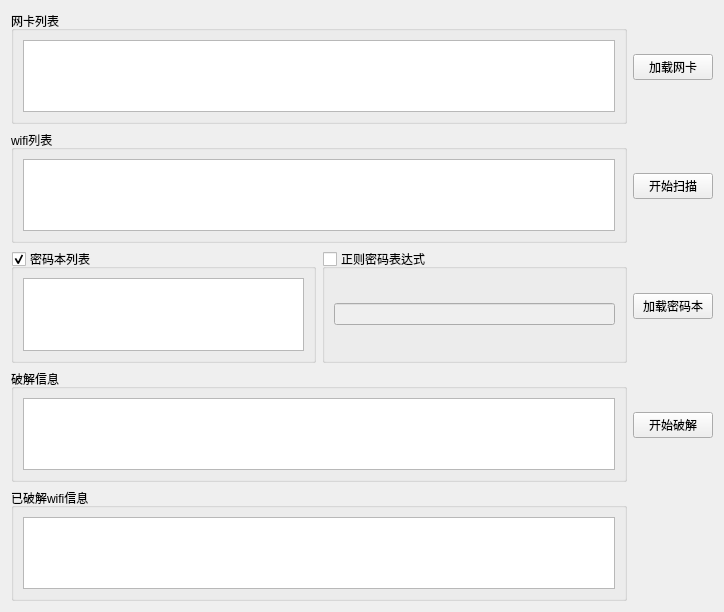
<?xml version="1.0" encoding="UTF-8"?>
<ui version="4.0">
 <class>Form</class>
 <widget class="QWidget" name="Form">
  <property name="geometry">
   <rect>
    <x>0</x>
    <y>0</y>
    <width>724</width>
    <height>612</height>
   </rect>
  </property>
  <property name="windowTitle">
   <string>Form</string>
  </property>
  <layout class="QGridLayout" name="gridLayout_7">
   <item row="0" column="0" colspan="2">
    <widget class="QGroupBox" name="groupBox">
     <property name="title">
      <string>网卡列表</string>
     </property>
     <layout class="QGridLayout" name="gridLayout">
      <item row="0" column="0">
       <widget class="QListView" name="wifiInterfaceList"/>
      </item>
     </layout>
    </widget>
   </item>
   <item row="0" column="2">
    <widget class="QPushButton" name="loadWifiInterfaceBtn">
     <property name="text">
      <string>加载网卡</string>
     </property>
    </widget>
   </item>
   <item row="1" column="0" colspan="2">
    <widget class="QGroupBox" name="groupBox_2">
     <property name="title">
      <string>wifi列表</string>
     </property>
     <layout class="QGridLayout" name="gridLayout_2">
      <item row="0" column="0">
       <widget class="QListView" name="wifiList"/>
      </item>
     </layout>
    </widget>
   </item>
   <item row="1" column="2">
    <widget class="QPushButton" name="scanBtn">
     <property name="text">
      <string>开始扫描</string>
     </property>
    </widget>
   </item>
   <item row="2" column="0">
    <widget class="QGroupBox" name="groupBox_4">
     <property name="title">
      <string>密码本列表</string>
     </property>
     <property name="checkable">
      <bool>true</bool>
     </property>
     <property name="checked">
      <bool>true</bool>
     </property>
     <layout class="QGridLayout" name="gridLayout_5">
      <item row="0" column="0">
       <widget class="QListView" name="passwordFileList"/>
      </item>
     </layout>
    </widget>
   </item>
   <item row="2" column="1">
    <widget class="QGroupBox" name="groupBox_6">
     <property name="title">
      <string>正则密码表达式</string>
     </property>
     <property name="checkable">
      <bool>true</bool>
     </property>
     <property name="checked">
      <bool>false</bool>
     </property>
     <layout class="QGridLayout" name="gridLayout_4">
      <item row="0" column="0">
       <widget class="QLineEdit" name="pwdExpressEdit"/>
      </item>
     </layout>
    </widget>
   </item>
   <item row="2" column="2">
    <widget class="QPushButton" name="loadPwdFileBtn">
     <property name="text">
      <string>加载密码本</string>
     </property>
    </widget>
   </item>
   <item row="3" column="0" colspan="2">
    <widget class="QGroupBox" name="groupBox_3">
     <property name="title">
      <string>破解信息</string>
     </property>
     <layout class="QGridLayout" name="gridLayout_3">
      <item row="1" column="0">
       <widget class="QTextBrowser" name="crackInfo"/>
      </item>
     </layout>
    </widget>
   </item>
   <item row="3" column="2">
    <widget class="QPushButton" name="startCrackBtn">
     <property name="text">
      <string>开始破解</string>
     </property>
    </widget>
   </item>
   <item row="4" column="0" colspan="2">
    <widget class="QGroupBox" name="groupBox_5">
     <property name="title">
      <string>已破解wifi信息</string>
     </property>
     <layout class="QGridLayout" name="gridLayout_6">
      <item row="0" column="0">
       <widget class="QTextBrowser" name="crackedInfo"/>
      </item>
     </layout>
    </widget>
   </item>
  </layout>
 </widget>
 <resources/>
 <connections/>
</ui>
